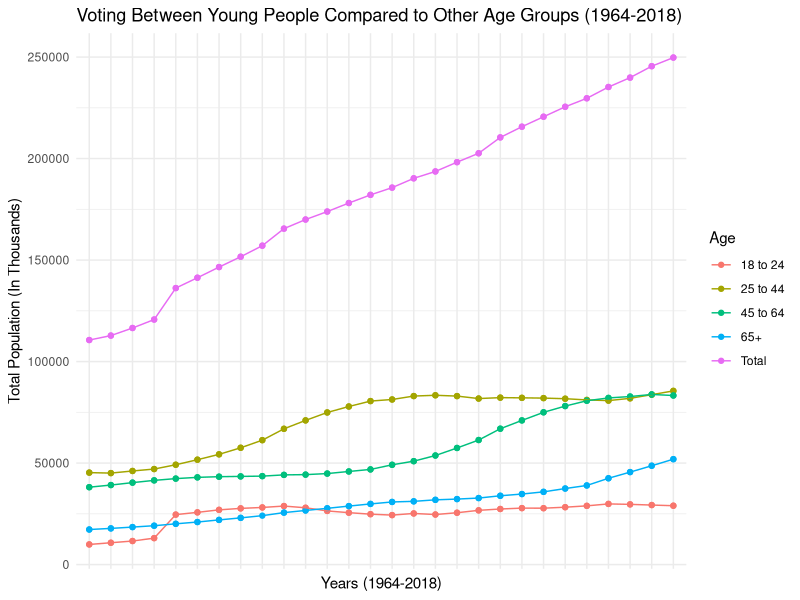
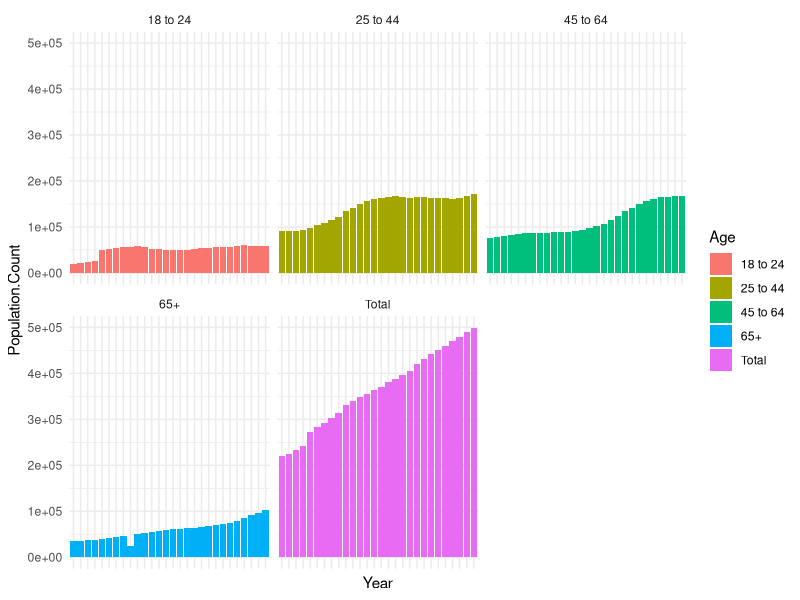

These figures' R source, in order:
## ---- chunk 1
library(tidyverse)
library(readxl)
## ---- chunk 2
# Uncleaned historical data
hist_df <- read_xlsx("a1.xlsx", skip = 5, na = "NA")
# Different voting category names to put into columns for the dataframe
voting_col_names <- c("Year", "Population-Count", "Population-Percent",
                      "Citizen-Percent", "White-Percent", "Citizen-White-Percent", 
                      "White-Non-Hispanic-Percent", "Citizen-White-Non-Hispanic-Perc", 
                      "Black-Percent", "Citizen-Black-Percent", "Asian-Percent",
                      "Citizen-Asian-Percent", "Hispanic/Other-Percent",
                      "Citizen-Hispanic/Other-Perc", "Male-Percent", "Female-Percent")
# Assigns proper column names 
colnames(hist_df) <- voting_col_names
# Converts all columns to numeric
hist_df[] <- lapply(hist_df, function(x) as.numeric(x))
# Converts year column to a categorical value
hist_df$Year <- as.factor(hist_df$Year)

# 1964 to 2018 (Goes by every 2 year)
years_length <- (2018 - 1964) / 2
# List of proper age groups and voting status to put into dataframe
age_groups <- c("Total", "18 to 24", "25 to 44", "45 to 64", "65+")
vote_status <- c("Voted", "Registered")

temp_df <- data.frame()

# Integer values representing current index values of corresponding list
curr_status <- 1
curr_age <- 1

# Loop to cleans up hist_df (Loop increments are added by 6 to account for missing columns)
for(i in seq(1, nrow(hist_df), years_length + 6)) {
  # Appends new rows to temp_df from subset of hist_df
  if(i != 1) temp_df <- bind_rows(temp_df, hist_df[(i - 1):((i - 1) + years_length), ])
  else temp_df <- bind_rows(temp_df, hist_df[i:(i + years_length), ])
}

# Appends new columns for age groups and voting statuses
temp_df <- data.frame(append(temp_df, c(Age = age_groups[curr_status], 
                                        Status = vote_status[curr_age]),
                                        after = 0), stringsAsFactors = FALSE)

temp_index = 1
# Loop that corrects age group and voting status rows
for(i in 1:(length(age_groups) * length(vote_status))) {
  temp_df$Age[temp_index:(temp_index + years_length)] <- age_groups[curr_age]
  temp_df$Status[temp_index:(temp_index + years_length)] <- vote_status[curr_status]
  temp_index <- (temp_index + years_length) + 1
  # Updates age group and voting status to match rows
  if(curr_status == 1) curr_status = curr_status + 1
  else {
    curr_status = 1
    curr_age = curr_age + 1
  }
}
# Removes unnessary rows at the nd
hist_df <- temp_df[1:279, ]

hist_df$Age <- as.factor(hist_df$Age)
hist_df$Status <- as.factor(hist_df$Status)
## ---- chunk 3
ggplot(data = hist_df) +
  aes(Year, Population.Count, group = Age, color = Age) + 
  geom_point() + geom_line() + 
  ggtitle("Voting Between Young People Compared to Other Age Groups (1964-2018)") +
  ylab("Total Population (In Thousands)") + 
  xlab("Years (1964-2018)") + 
  theme_minimal() +
  theme(axis.text.x = element_blank()) 
## ---- chunk 4
ggplot(data = hist_df) +
  aes(Year, Population.Count, fill = Age) +
  geom_bar(stat = "identity") + 
  facet_wrap(~Age) + 
  theme_minimal() +
  theme(axis.text.x = element_blank()) 
